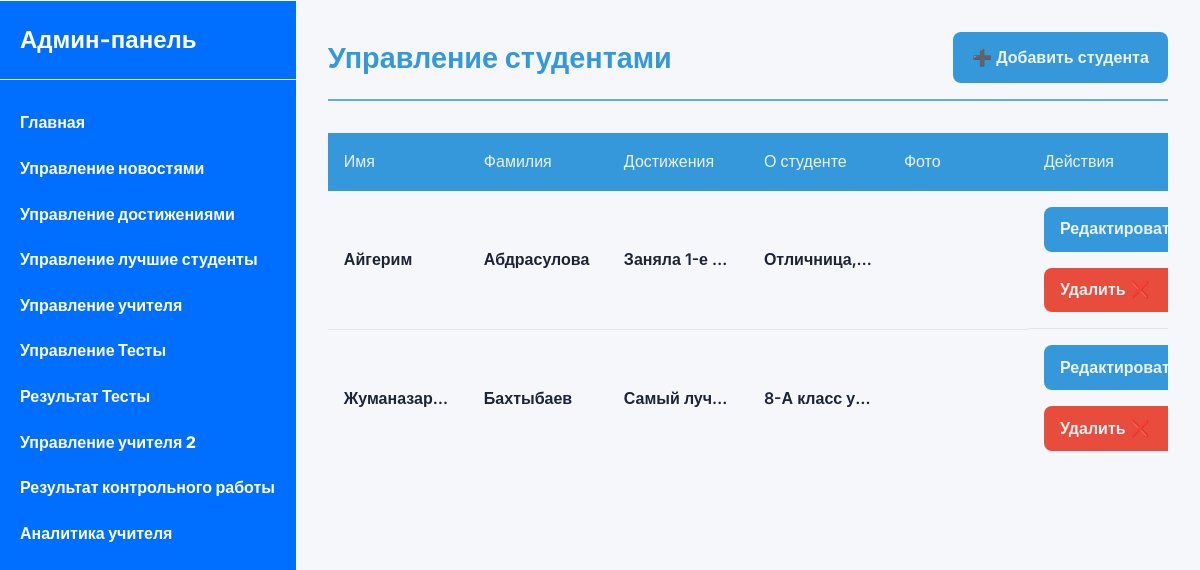
The page /admin/manage_students.php (signed in) on the database its author committed.
### tables this page shows
CREATE TABLE `students` (
  `id` int NOT NULL,
  `first_name` varchar(100) DEFAULT NULL,
  `last_name` varchar(100) DEFAULT NULL,
  `achievements` text,
  `about` text,
  `image` varchar(255) DEFAULT NULL,
  `created_at` datetime DEFAULT CURRENT_TIMESTAMP
);

### admin/manage_students.php (the view, shortened to what this page needs)
<?php
require_once "../includes/db.php";
include("../includes/header-admin.php");
include("../includes/sidebar-admin.php");
$stmt = $pdo->query("SELECT * FROM students ORDER BY created_at DESC");
$students = $stmt->fetchAll();
?>
<section class="dos-admin">
    <div class="admin-head">
        <h2>Управление студентами</h2>
        <a href="add_student.php">➕  Добавить студента</a>
    </div>
    <table class="table">
        <tr>
            <th>Имя</th>
            <th>Фамилия</th>
            <th>Достижения</th>
            <th>О студенте</th>
            <th>Фото</th>
            <th>Действия</th>
        </tr>
        <?php foreach ($students as $student): ?>
            <tr>
                <td><?= htmlspecialchars($student['first_name']) ?></td>
                <td><?= htmlspecialchars($student['last_name']) ?></td>
                <td><?= htmlspecialchars($student['achievements']) ?></td>
                <td><?= htmlspecialchars($student['about']) ?></td>
                <td>
                </td>
                <td class="redo">
                    <a class="add" href="edit_student.php?id=<?= $student['id'] ?>">Редактировать &#128221;</a>
                    <a class="del" href="delete_student.php?id=<?= $student['id'] ?>" onclick="return confirm('Удалить?')">Удалить &#10060;</a>
                </td>
            </tr>
        <?php endforeach; ?>
    </table>

### public/css/styles.css (style rules this page uses)
* { margin: 0px; padding: 0px; box-sizing: border-box; font-family: "Inter", sans-serif; }
body { position: relative; }
a { text-decoration: none; display: inline-block; }
body { font-size: clamp(8px, 2vw, 16px); min-width: 360px; }
h1, h2, h3, h4, h5, h6, button, a { font-family: "Inter", sans-serif; }

### public/css/header.css (style rules this page uses)
:root { --glass-white: rgba(255, 255, 255, 0.7); --glass-border: rgba(255, 255, 255, 0.18); --text-dark: #1c2436; --text-light: #ffffff; --shadow: 0 4px 30px rgba(0, 0, 0, 0.1); --transition: all 0.4s cubic-bezier(0.16, 1, 0.3, 1); --glass-blur: 12px; }
* { margin: 0; padding: 0; box-sizing: border-box; font-family: "Inter", system-ui, -apple-system, sans-serif; }
body { line-height: 1.6; color: var(--text-dark); background-color: #f5f7fa; background-image: radial-gradient( at 80% 0%, rgba(200, 200, 200, 0.1) 0px, transparent 50% ), radial-gradient(at 0% 50%, rgba(255, 255, 255, 0.1) 0px, transparent 50%); }

### public/css/sidebar.css (style rules this page uses)
* { margin: 0px; padding: 0px; box-sizing: border-box; font-family: "Inter", sans-serif; }
body { position: relative; display: flex; }
a { text-decoration: none; display: inline-block; }
h1, h2, h3, h4, h5, h6, button, a { font-family: "Inter", sans-serif; }
:root { --primary: #3498db; --primary-light: #5dade2; --danger: #e74c3c; --danger-light: #f5b7b1; --success: #2ecc71; --warning: #f39c12; --text: #2c3e50; --text-light: #ecf0f1; --bg: #ffffff; --bg-secondary: #f5f7fa; --border: #dfe6e9; --shadow: 0 4px 6px rgba(0, 0, 0, 0.1); --radius: 8px; }
.dos-admin { padding: 2rem; width: 100%; background: var(--bg-secondary); min-height: calc(100vh - 60px); }
.admin-head { display: flex; justify-content: space-between; align-items: center; margin-bottom: 2rem; padding-bottom: 1rem; border-bottom: 2px solid var(--primary-light); }
.admin-head h2 { color: var(--primary); font-size: 1.8rem; margin: 0; font-weight: 700; }
.admin-head a { display: inline-flex; align-items: center; gap: 0.5rem; background: var(--primary); color: var(--text-light); padding: 0.8rem 1.2rem; border-radius: var(--radius); text-decoration: none; transition: background 0.3s; font-weight: 600; }
.table { width: 100%; border-collapse: collapse; table-layout: fixed; border-radius: 10px; }
.table th { background: var(--primary); color: var(--text-light); padding: 1rem; text-align: left; font-weight: 500; }
.table td { padding: 1rem; border-bottom: 1px solid var(--border); vertical-align: middle; font-weight: 600; overflow: hidden; text-overflow: ellipsis; white-space: nowrap; }
.table tr:last-child td { border-bottom: none; }
.redo { display: grid; gap: 1rem; padding: 0.5rem; }
.add, .del { display: inline-flex; align-items: center; gap: 0.5rem; padding: 0.6rem 1rem; border-radius: var(--radius); font-weight: 600; cursor: pointer; transition: all 0.3s; border: none; }
.add { background: var(--primary); color: var(--text-light); }
.del { background: var(--danger); color: var(--text-light); }

### rows shown on the page
students: first_name "Айгерим", last_name "Абдрасулова", achievements "Заняла 1-е…", about "Отличница,…"
students: first_name "Жуманазар…", last_name "Бахтыбаев", achievements "Самый луч…", about "8-А класс у…"
